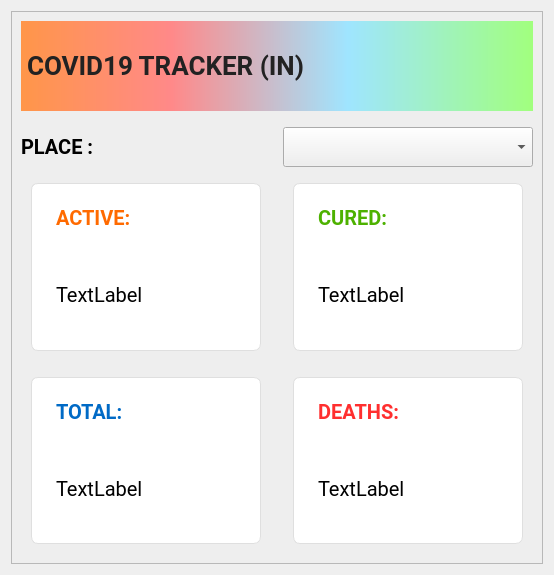
<?xml version="1.0" encoding="UTF-8"?>
<ui version="4.0">
 <class>Form</class>
 <widget class="QWidget" name="Form">
  <property name="geometry">
   <rect>
    <x>0</x>
    <y>0</y>
    <width>550</width>
    <height>575</height>
   </rect>
  </property>
  <property name="minimumSize">
   <size>
    <width>0</width>
    <height>500</height>
   </size>
  </property>
  <property name="windowTitle">
   <string>COIVD19 TRACKER (IN)</string>
  </property>
  <property name="windowIcon">
   <iconset>
    <normaloff>../res/vrs.png</normaloff>../res/vrs.png</iconset>
  </property>
  <property name="styleSheet">
   <string notr="true">* {
font-family:Roboto, sans-serif;
font-size:20px;
margin:0px;
padding:0;
}

QFrame#framemain {
background:#eee;
}
QFrame#Cards, QFrame#Cards_2, QFrame#Cards_3, QFrame#Cards_4 {
background:white;
border-radius:7px;
margin:10px;
border:1px solid #dfdfdf;
}

QLabel#Header {
font-size:26px;
font-weight:bold;
background:qlineargradient(spread:pad, x1:0, y1:1, x2:1, y2:1, stop:0 rgba(255, 150, 73, 255), stop:0.293785 rgba(255, 137, 137, 255), stop:0.638418 rgba(159, 229, 255, 255), stop:1 rgba(161, 255, 125, 255));
color:#222222;
padding:1em;
margin:0px 0px 10px 0px;
}

QLabel#shead, QLabel#shead2, QLabel#shead3, QLabel#shead4 {
font-weight:bold;
padding:0px 10px;
}

QLabel#shead{
color: rgb(255, 106, 0);
}

QLabel#shead2{
color:rgb(77, 177, 0);
}

QLabel#shead3{
color:rgb(0, 106, 198);
}

QLabel#shead4{
color:rgb(255, 47, 47);
}

QLabel#stateLabl{
padding:0px 1em;
font-weight: bold;
}

QLabel#actvar, QLabel#curvar, QLabel#totvar, QLabel#deavar {
padding:0px 10px;
}

</string>
  </property>
  <layout class="QGridLayout" name="gridLayout">
   <item row="0" column="0">
    <widget class="QFrame" name="framemain">
     <property name="frameShape">
      <enum>QFrame::StyledPanel</enum>
     </property>
     <property name="frameShadow">
      <enum>QFrame::Raised</enum>
     </property>
     <layout class="QGridLayout" name="gridLayout_2">
      <item row="0" column="0" colspan="3">
       <widget class="QLabel" name="Header">
        <property name="minimumSize">
         <size>
          <width>10</width>
          <height>20</height>
         </size>
        </property>
        <property name="maximumSize">
         <size>
          <width>16777215</width>
          <height>100</height>
         </size>
        </property>
        <property name="text">
         <string>COVID19 TRACKER (IN)</string>
        </property>
       </widget>
      </item>
      <item row="3" column="2">
       <widget class="QFrame" name="Cards_4">
        <property name="frameShape">
         <enum>QFrame::StyledPanel</enum>
        </property>
        <property name="frameShadow">
         <enum>QFrame::Raised</enum>
        </property>
        <layout class="QVBoxLayout" name="verticalLayout_4">
         <item>
          <widget class="QLabel" name="shead4">
           <property name="maximumSize">
            <size>
             <width>16777215</width>
             <height>50</height>
            </size>
           </property>
           <property name="text">
            <string>DEATHS:</string>
           </property>
          </widget>
         </item>
         <item>
          <widget class="QLabel" name="deavar">
           <property name="text">
            <string>TextLabel</string>
           </property>
          </widget>
         </item>
        </layout>
       </widget>
      </item>
      <item row="2" column="2">
       <widget class="QFrame" name="Cards_2">
        <property name="frameShape">
         <enum>QFrame::StyledPanel</enum>
        </property>
        <property name="frameShadow">
         <enum>QFrame::Raised</enum>
        </property>
        <layout class="QVBoxLayout" name="verticalLayout_2">
         <item>
          <widget class="QLabel" name="shead2">
           <property name="minimumSize">
            <size>
             <width>0</width>
             <height>0</height>
            </size>
           </property>
           <property name="maximumSize">
            <size>
             <width>16777215</width>
             <height>50</height>
            </size>
           </property>
           <property name="text">
            <string>CURED:</string>
           </property>
          </widget>
         </item>
         <item>
          <widget class="QLabel" name="curvar">
           <property name="text">
            <string>TextLabel</string>
           </property>
          </widget>
         </item>
        </layout>
       </widget>
      </item>
      <item row="1" column="2">
       <widget class="QComboBox" name="combox">
        <property name="minimumSize">
         <size>
          <width>250</width>
          <height>40</height>
         </size>
        </property>
       </widget>
      </item>
      <item row="3" column="0">
       <widget class="QFrame" name="Cards_3">
        <property name="frameShape">
         <enum>QFrame::StyledPanel</enum>
        </property>
        <property name="frameShadow">
         <enum>QFrame::Raised</enum>
        </property>
        <layout class="QVBoxLayout" name="verticalLayout_3">
         <item>
          <widget class="QLabel" name="shead3">
           <property name="maximumSize">
            <size>
             <width>16777215</width>
             <height>50</height>
            </size>
           </property>
           <property name="text">
            <string>TOTAL:</string>
           </property>
          </widget>
         </item>
         <item>
          <widget class="QLabel" name="totvar">
           <property name="text">
            <string>TextLabel</string>
           </property>
          </widget>
         </item>
        </layout>
       </widget>
      </item>
      <item row="2" column="0">
       <widget class="QFrame" name="Cards">
        <property name="frameShape">
         <enum>QFrame::StyledPanel</enum>
        </property>
        <property name="frameShadow">
         <enum>QFrame::Raised</enum>
        </property>
        <layout class="QVBoxLayout" name="verticalLayout">
         <item>
          <widget class="QLabel" name="shead">
           <property name="maximumSize">
            <size>
             <width>16777215</width>
             <height>50</height>
            </size>
           </property>
           <property name="text">
            <string>ACTIVE:</string>
           </property>
          </widget>
         </item>
         <item>
          <widget class="QLabel" name="actvar">
           <property name="text">
            <string>TextLabel</string>
           </property>
          </widget>
         </item>
        </layout>
       </widget>
      </item>
      <item row="1" column="0">
       <widget class="QLabel" name="stateLabl">
        <property name="minimumSize">
         <size>
          <width>250</width>
          <height>40</height>
         </size>
        </property>
        <property name="text">
         <string>PLACE :</string>
        </property>
       </widget>
      </item>
     </layout>
    </widget>
   </item>
  </layout>
 </widget>
 <resources/>
 <connections/>
</ui>
